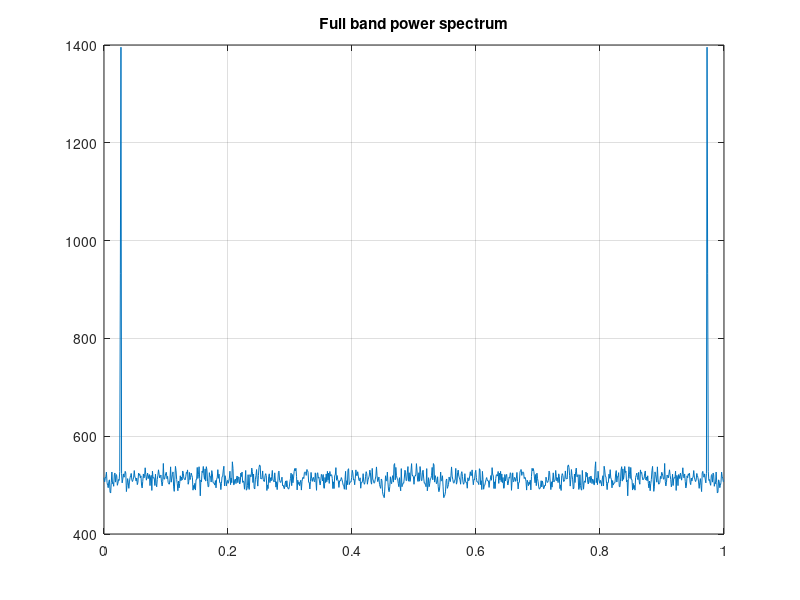

Write MATLAB code to recreate this figure.
% Reference:
% http://cellspe-tasklib.cvs.sourceforge.net/*checkout*/cellspe-tasklib/cellspe-tasklib/spectrometer/doc/SWspectrometer.pdf?revision=1.1

% -- Test vector

clear;
Np = 1024;  % FFT segment length
jp = 0 : (Np-1);
Nt = Np*Np; % A couple of FFT segments
jt = 0 : (Nt-1);

noise  = randn([1 Nt]); % Gaussian noise
fcarr  = 1/37;          % Set 37 bins period
signal = noise + 0.1*cos(2*pi*fcarr*jt); % Test wave plus noise
freqs  = jp ./ Np;

% -- FFT preparations

%winf     = ones([Np 1]);
winf     = cos((jp - Np/2) * pi/Np)'; % Simple cos windowing function
%winf     = 0.53836 - 0.46164*cos(2*pi*jp./(Np-1))'; % Hamming
segments = buffer(signal,Np,Np/2);    % Segments with 50% overlap

Ns   = size(segments,2);
js   = 0 : (Ns-1);

% -- Process

powspect = zeros([Np 1]);
intspect = zeros([Np 1]);
for i = 1 : Ns
    spect = fft(segments(:,i).*winf);
    intspect = intspect + (1/Ns)*spect;
    powspect = powspect + (1/Ns)*(spect .* conj(spect));
end

% -- Results

%figure(1), clf, plot(winf), title('Windowing function'), grid on;
figure(2), clf, plot(freqs, powspect), title('Full band power spectrum'), grid on;
%figure(3), clf,
%    subplot(2,1,1), loglog(jp, abs(intspect)), ylabel('Mag'), grid on,
%    title('Integrated complex spectrum'),
%    subplot(2,1,2), semilogx(jp, angle(intspect)), ylabel('Phase'), grid on;
%figure(4), clf, plot3(jp,real(intspect),imag(intspect),'g-.'), title('Fancy integrated complex spectrum'), grid on;

[pk,ipk]=max(powspect(1:(Np/2)));
fprintf(1, 'Peak %f at %f, preset carrier %f\n', pk, freqs(ipk), fcarr);

% overlap/shuffle checking:
% N=1024;
% data=randn(1,3*N) + 5*cos(2*pi*0.5*(0:3*N-1)); fdata=fft(data);
% sdata=[data(2*N:3*N) data(1:2*N-1)]; fsdata=fft(sdata);
% figure(1), subplot(3,1,1), plot(abs(fdata)), subplot(3,1,2), plot(abs(fsdata)), subplot(3,1,3), plot(abs(fsdata) - abs(fdata));
